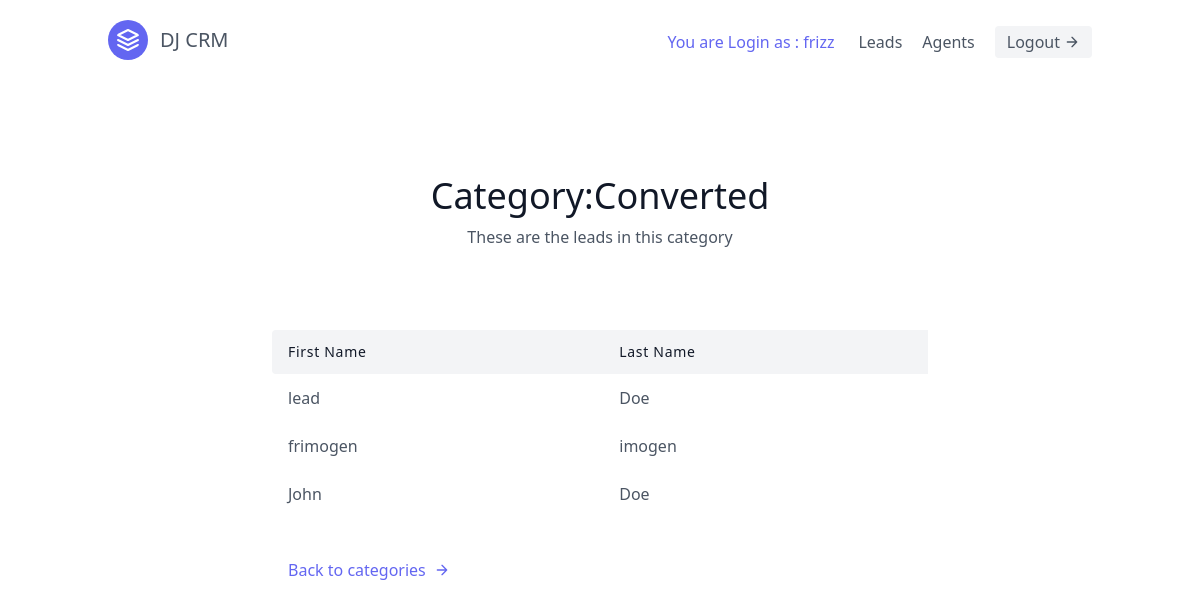
/leads/category/details/2/ (signed in), run on the app's committed database.
### leads/models.py (models this page shows, shortened)
class User(AbstractUser):
    is_agent = models.BooleanField(default=False)
    is_organiser = models.BooleanField(default=True)

class Category(models.Model):
    name = models.CharField(max_length=30)
    organisation = models.ForeignKey(
        UserProfile, on_delete=models.CASCADE)

class Lead(models.Model):
    first_name = models.CharField(max_length=20)
    last_name = models.CharField(max_length=20)
    age = models.IntegerField(default=0)
    organisation = models.ForeignKey(UserProfile, on_delete=models.CASCADE)
    agent = models.ForeignKey(
        'Agent', blank=True, null=True, on_delete=models.SET_NULL)
    category = models.ForeignKey(
        'Category', related_name='leads', on_delete=models.SET_NULL, blank=True, null=True)
    description = models.TextField()
    date_added = models.DateTimeField(auto_now_add=True)
    phone_number = models.CharField(max_length=20)
    email = models.EmailField()
    def __str__(self):
        return self.first_name

### leads/views.py (the view)
class CategoryDetailView(LoginRequiredMixin, DetailView):
    template_name = 'category_detail.html'
    context_object_name = 'category'
    def get_context_data(self, **kwargs):
        context = super(CategoryDetailView, self).get_context_data(**kwargs)
        current_category = self.get_object()
        queryset = current_category.leads.all()
        print(queryset)
        context.update({
            'leads': queryset
        })
        return context
    def get_queryset(self):
        user = self.request.user
        if user.is_organiser:
            queryset = Category.objects.filter(organisation=user.userprofile)
        else:
            queryset = Category.objects.filter(
                organisation=user.agent.organisation)
        return queryset

### leads/templates/category_detail.html
{% extends './base.html' %}
{% block content %}
<section>
    <section class="text-gray-600 body-font">
        <div class="container px-5 py-24 mx-auto">
            <div class="flex flex-col text-center w-full mb-20">
                <h1 class="sm:text-4xl text-3xl font-medium title-font mb-2 text-gray-900">Category:{{category.name}}
                </h1>
                <p class="lg:w-2/3 mx-auto leading-relaxed text-base">
                    These are the leads in this category
                </p>
            </div>
            <div class="lg:w-2/3 w-full mx-auto overflow-auto">
                <table class="table-auto w-full text-left whitespace-no-wrap">
                    <thead>
                        <tr>
                            <th
                                class="px-4 py-3 title-font tracking-wider font-medium text-gray-900 text-sm bg-gray-100 rounded-tl rounded-bl">
                                First Name</th>
                            <th
                                class="px-4 py-3 title-font tracking-wider font-medium text-gray-900 text-sm bg-gray-100">
                                Last Name</th>
                        </tr>
                    </thead>
                    <tbody>
                        {% for lead in leads%}
                        <tr>
                            <td class="px-4 py-3 hover:text-blue-500"><a
                                    href="{% url 'leads:detail' lead.id %}">{{lead.first_name}}</a></td>
                            <td class="px-4 py-3">{{lead.last_name}}</td>
                        </tr>
                        {% endfor %}
                    </tbody>
                </table>
            </div>
            <div class="flex pl-4 mt-10 lg:w-2/3 w-full mx-auto">
                <a href="{% url 'leads:categories' %}"
                    class="text-indigo-500 inline-flex items-center md:mb-2 lg:mb-0">Back
                    to
                    categories
                    <svg fill="none" stroke="currentColor" stroke-linecap="round" stroke-linejoin="round"
                        stroke-width="2" class="w-4 h-4 ml-2" viewBox="0 0 24 24">
                        <path d="M5 12h14M12 5l7 7-7 7"></path>
                    </svg>
                </a>
            </div>
        </div>
    </section>
</section>
{% endblock%}

### templates/navbar.html (shortened to what this page needs)
<header class="text-gray-600 body-font">
  <div class="container mx-auto flex flex-wrap p-5 flex-col md:flex-row items-center">
    <a class="flex title-font font-medium items-center text-gray-900 mb-4 md:mb-0">
      <svg xmlns="http://www.w3.org/2000/svg" fill="none" stroke="currentColor" stroke-linecap="round"
        stroke-linejoin="round" stroke-width="2" class="w-10 h-10 text-white p-2 bg-indigo-500 rounded-full"
        viewBox="0 0 24 24">
        <path d="M12 2L2 7l10 5 10-5-10-5zM2 17l10 5 10-5M2 12l10 5 10-5"></path>
      </svg>
      <a href="{% url 'home' %}" class="ml-3 text-xl">DJ CRM</a>
    </a>
    <nav class="md:ml-auto flex flex-wrap items-center text-base justify-center sm:mt-4 md:mt-1">
      {% if request.user.is_authenticated %}
      <section class="flex flex-wrap items-center text-base justify-center mt-4 md:mt-0">
        <h1 class="mr-6 text-indigo-500 ">You are Login as : {{request.user.username}}</h1>
        <a href="{% url 'leads:leads'%}" class="mr-5 hover:text-gray-900">Leads</a>
        {% if request.user.is_organiser %}
        <a href="{% url 'agents:agents_list'%}" class="mr-5 hover:text-gray-900">Agents</a>
        {% endif %}
        <a href="{% url 'logout'%}"
          class="inline-flex items-center bg-gray-100 border-0 py-1 px-3 focus:outline-none hover:bg-gray-200 rounded text-base">
          Logout
          <svg fill="none" stroke="currentColor" stroke-linecap="round" stroke-linejoin="round" stroke-width="2"
            class="w-4 h-4 ml-1" viewBox="0 0 24 24">
            <path d="M5 12h14M12 5l7 7-7 7"></path>
          </svg>
        </a>
      </section>
      {% endif %}
    </nav>
  </div>
</header>

### data on the page
User: user.username "frizz"
Category: name "Converted"
Lead: first_name "lead", last_name "Doe"
Lead: first_name "frimogen", last_name "imogen"
Lead: first_name "John", last_name "Doe"
